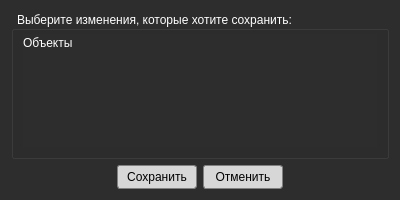
<?xml version="1.0" encoding="UTF-8"?>
<ui version="4.0">
 <class>Dlg_EditUserInUserDb</class>
 <widget class="QDialog" name="Dlg_EditUserInUserDb">
  <property name="geometry">
   <rect>
    <x>0</x>
    <y>0</y>
    <width>400</width>
    <height>200</height>
   </rect>
  </property>
  <property name="windowTitle">
   <string>Редактировать существоющего пользователя</string>
  </property>
  <property name="windowOpacity">
   <double>0.959500000000000</double>
  </property>
  <property name="styleSheet">
   <string notr="true">QDialog { background-color: rgb(45, 45, 45); color: white; }

QGroupBox { font: 10pt &quot;Segoe UI Semibold&quot;; color: white; }

QCheckBox, QLabel { font: 9pt &quot;Segoe UI Semilight&quot;; color: white; }
QCheckBox:disabled { color: gray; }

/*  QScrollBar::vertical */

 QScrollBar:vertical
 {
     background-color: #2A2929;
     width: 15px;
     margin: 15px 3px 15px 3px;
     border: 1px transparent #2A2929;
 }


 QScrollBar::handle:vertical
 {
     background-color: rgb(45, 45, 45);         /* #605F5F; */
     min-height: 5px;
	 border: 2px solid white;
	 border-radius: 4px;
 }


 QScrollBar::sub-line:vertical
 {
     margin: 3px 0px 3px 0px;
     border-image: url(:/qss_icons/rc/up_arrow_disabled.png);
     height: 10px;
     width: 10px;
     subcontrol-position: top;
     subcontrol-origin: margin;
 }


 QScrollBar::add-line:vertical
 {
     margin: 3px 0px 3px 0px;
     border-image: url(:/qss_icons/rc/down_arrow_disabled.png);
     height: 10px;
     width: 10px;
     subcontrol-position: bottom;
     subcontrol-origin: margin;
 }


 QScrollBar::sub-line:vertical:hover,QScrollBar::sub-line:vertical:on
 {

     border-image: url(:/qss_icons/rc/up_arrow.png);
     height: 10px;
     width: 10px;
     subcontrol-position: top;
     subcontrol-origin: margin;
 }


 QScrollBar::add-line:vertical:hover, QScrollBar::add-line:vertical:on
 {
     border-image: url(:/qss_icons/rc/down_arrow.png);
     height: 10px;
     width: 10px;
     subcontrol-position: bottom;
     subcontrol-origin: margin;
 }


 QScrollBar::up-arrow:vertical, QScrollBar::down-arrow:vertical
 {
     background: none;
 }


 QScrollBar::add-page:vertical, QScrollBar::sub-page:vertical
 {
     background: none;
 }

/*  QScrollBar::horizontal */
QScrollBar:horizontal
 {
     height: 15px;
     margin: 3px 15px 3px 15px;
     border: 1px transparent #2A2929;
     background-color: #2A2929;    
 }

 QScrollBar::handle:horizontal
 {
     background-color: rgb(45, 45, 45);      
     min-width: 5px;
     border: 2px solid white;
     border-radius: 4px;
 }

 QScrollBar::add-line:horizontal
 {
     margin: 0px 3px 0px 3px;
     border-image: url(./images/right_arrow_disabled.png);       
     width: 10px;
     height: 10px;
     subcontrol-position: right;
     subcontrol-origin: margin;
 }

 QScrollBar::sub-line:horizontal
 {
     margin: 0px 3px 0px 3px;
     border-image: url(./images/left_arrow_disabled.png);        
     height: 10px;
     width: 10px;
     subcontrol-position: left;
     subcontrol-origin: margin;
 }

 QScrollBar::add-line:horizontal:hover,QScrollBar::add-line:horizontal:on
 {
     border-image: url(./images/right_arrow.png);               
     height: 10px;
     width: 10px;
     subcontrol-position: right;
     subcontrol-origin: margin;
 }

 QScrollBar::sub-line:horizontal:hover, QScrollBar::sub-line:horizontal:on
 {
     border-image: url(./images/left_arrow.png);               
     height: 10px;
     width: 10px;
     subcontrol-position: left;
     subcontrol-origin: margin;
 }

 QScrollBar::up-arrow:horizontal, QScrollBar::down-arrow:horizontal
 {
     background: none;
 }

 QScrollBar::add-page:horizontal, QScrollBar::sub-page:horizontal
 {
     background: none;
 }


QComboBox {
	color: black;
    border: 1px solid gray;
    border-radius: 3px;
    padding: 1px 18px 1px 3px;
    min-width: 6em;
	font: 8pt &quot;Segoe UI Semilight&quot;;
}


QComboBox:hover {
	border: 1px solid rgb(254, 254, 254);
	background-color: rgb(236, 236, 236);
}


QPushButton { 
	color: black;
    background-color: rgb(215, 215, 215);
	border: 1px solid gray;
	border-radius: 3px;  
	min-width: 6em;
	font: 8pt &quot;Segoe UI Semibold&quot;;
}


QPushButton:hover { 
	background-color: rgb(235, 235, 235);
}


QPushButton:pressed { 
	background-color: rgb(221, 221, 221);
}

QComboBox:disabled { color: gray; background-color: rgb(35, 35, 35); }


QComboBox::down-arrow {
    image: url(:/images/arrowDown_ico.png);
}


QComboBox::up-arrow { image: url(:/images/arrowUp_ico.png); }


QComboBox:editable {
    background: white;
}


QComboBox:!editable, QComboBox::drop-down:editable {
     background: qlineargradient(x1: 0, y1: 0, x2: 0, y2: 1,
                                 stop: 0 #E1E1E1, stop: 0.4 #DDDDDD,
                                 stop: 0.5 #D8D8D8, stop: 1.0 #D3D3D3);
}


/* QComboBox gets the &quot;on&quot; state when the popup is open */
QComboBox:!editable:on, QComboBox::drop-down:editable:on {
    background: qlineargradient(x1: 0, y1: 0, x2: 0, y2: 1,
                                stop: 0 #D3D3D3, stop: 0.4 #D8D8D8,
                                stop: 0.5 #DDDDDD, stop: 1.0 #E1E1E1);
}


QComboBox:on { /* shift the text when the popup opens */
    padding-top: 3px;
    padding-left: 4px;
}


QComboBox::drop-down {
    subcontrol-origin: padding;
    subcontrol-position: top right;
    width: 15px;

    border-left-width: 1px;
    border-left-color: darkgray;
    border-left-style: solid; /* just a single line */
    border-top-right-radius: 3px; /* same radius as the QComboBox */
    border-bottom-right-radius: 3px;
}


QLineEdit { 
	border-radius: 3px;
	border: 1px solid white;
 }

QLineEdit:hover { 
	border-color: rgb(42, 105, 23);
}</string>
  </property>
  <property name="sizeGripEnabled">
   <bool>false</bool>
  </property>
  <property name="modal">
   <bool>false</bool>
  </property>
  <layout class="QVBoxLayout" name="verticalLayout">
   <item>
    <widget class="QGroupBox" name="box_MainUserProps">
     <property name="sizePolicy">
      <sizepolicy hsizetype="Expanding" vsizetype="Expanding">
       <horstretch>0</horstretch>
       <verstretch>0</verstretch>
      </sizepolicy>
     </property>
     <property name="title">
      <string>Выберите изменения, которые хотите сохранить:</string>
     </property>
     <layout class="QGridLayout" name="gridLayout">
      <property name="topMargin">
       <number>3</number>
      </property>
      <item row="0" column="0">
       <widget class="QTreeWidget" name="treeWidget">
        <property name="styleSheet">
         <string notr="true">QTreeView, QHeaderView::section { background-color: rgb(45, 45, 45); color: white; border: none; }</string>
        </property>
        <property name="verticalScrollBarPolicy">
         <enum>Qt::ScrollBarAlwaysOff</enum>
        </property>
        <property name="horizontalScrollBarPolicy">
         <enum>Qt::ScrollBarAlwaysOff</enum>
        </property>
        <property name="columnCount">
         <number>1</number>
        </property>
        <column>
         <property name="text">
          <string>Объекты</string>
         </property>
        </column>
       </widget>
      </item>
     </layout>
    </widget>
   </item>
   <item>
    <layout class="QHBoxLayout" name="horizontalLayout_3">
     <item>
      <spacer name="horizontalSpacer">
       <property name="orientation">
        <enum>Qt::Horizontal</enum>
       </property>
       <property name="sizeType">
        <enum>QSizePolicy::Expanding</enum>
       </property>
       <property name="sizeHint" stdset="0">
        <size>
         <width>90</width>
         <height>20</height>
        </size>
       </property>
      </spacer>
     </item>
     <item>
      <widget class="QPushButton" name="btn_Accept">
       <property name="minimumSize">
        <size>
         <width>80</width>
         <height>24</height>
        </size>
       </property>
       <property name="text">
        <string>Сохранить</string>
       </property>
      </widget>
     </item>
     <item>
      <widget class="QPushButton" name="btn_Decline">
       <property name="minimumSize">
        <size>
         <width>80</width>
         <height>24</height>
        </size>
       </property>
       <property name="text">
        <string>Отменить</string>
       </property>
      </widget>
     </item>
     <item>
      <spacer name="horizontalSpacer_2">
       <property name="orientation">
        <enum>Qt::Horizontal</enum>
       </property>
       <property name="sizeType">
        <enum>QSizePolicy::Expanding</enum>
       </property>
       <property name="sizeHint" stdset="0">
        <size>
         <width>90</width>
         <height>20</height>
        </size>
       </property>
      </spacer>
     </item>
    </layout>
   </item>
  </layout>
 </widget>
 <resources/>
 <connections>
  <connection>
   <sender>btn_Accept</sender>
   <signal>clicked()</signal>
   <receiver>Dlg_EditUserInUserDb</receiver>
   <slot>accept()</slot>
   <hints>
    <hint type="sourcelabel">
     <x>164</x>
     <y>427</y>
    </hint>
    <hint type="destinationlabel">
     <x>274</x>
     <y>-10</y>
    </hint>
   </hints>
  </connection>
  <connection>
   <sender>btn_Decline</sender>
   <signal>clicked()</signal>
   <receiver>Dlg_EditUserInUserDb</receiver>
   <slot>reject()</slot>
   <hints>
    <hint type="sourcelabel">
     <x>253</x>
     <y>423</y>
    </hint>
    <hint type="destinationlabel">
     <x>213</x>
     <y>-4</y>
    </hint>
   </hints>
  </connection>
 </connections>
</ui>
